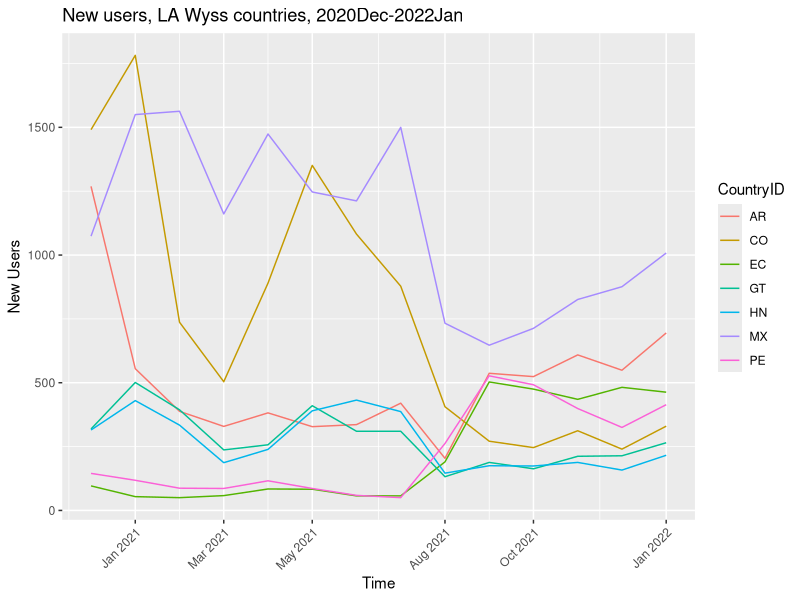
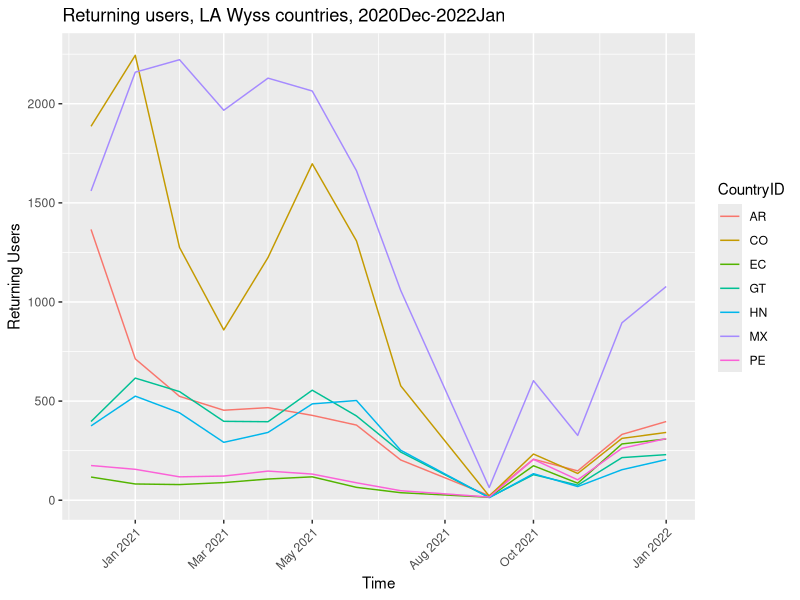
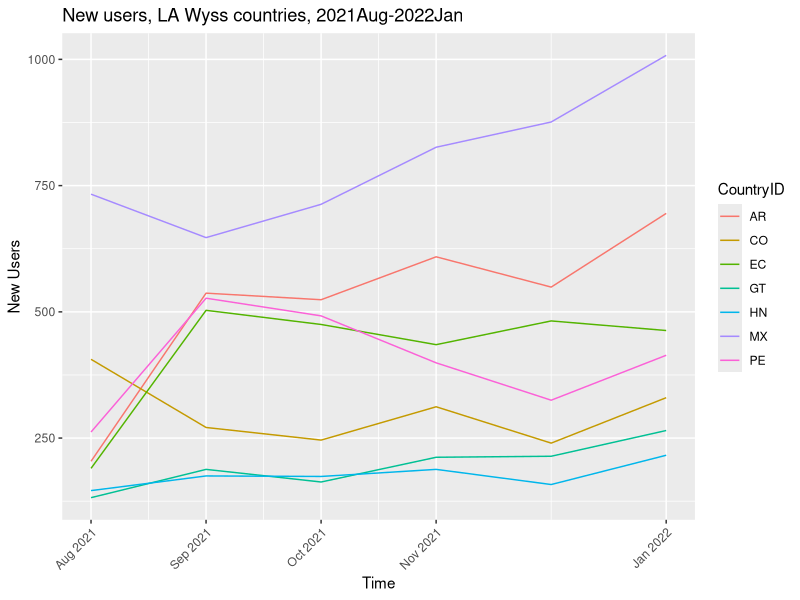
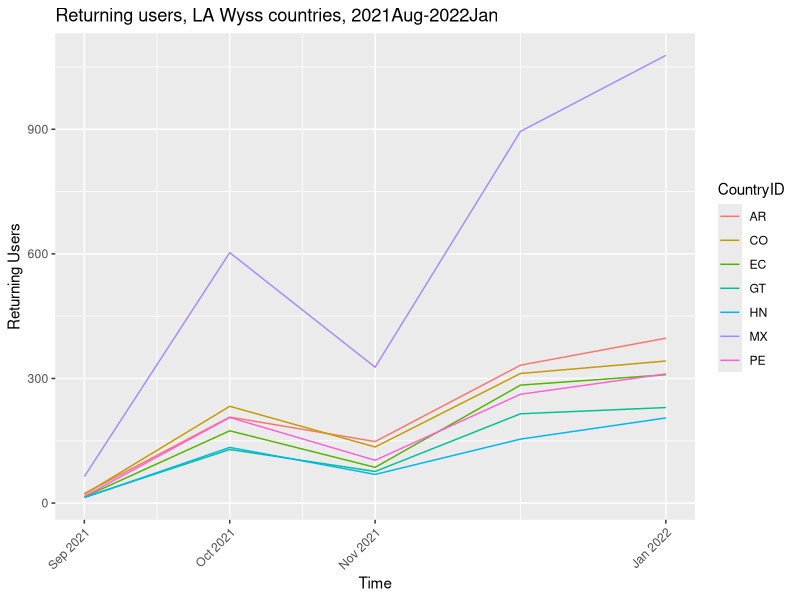

Recreate these plots in R, in order.
## ---- chunk 1
knitr::opts_chunk$set(echo = TRUE)
## ---- chunk 2
install.packages("readr")
install.packages("dplyr")
install.packages("ggplot2")
library(readr)
library(dplyr)
library(ggplot2)
## ---- chunk 3
LAnewusers_Dec20Jan22 <- read.csv("newusers_20201201to20220101.csv",
skip = 1, head = FALSE, sep = ",")
## ---- chunk 4
#columns renamed
colnames(LAnewusers_Dec20Jan22) <- c("Country_ID", "2021_01",
"2020_12", "2021_06", "2021_11", "2021_05", "2021_02", "2021_08",
"2021_12", "2021_07", "2021_10", "2021_09", "2021_04", "2021_03",
"2022_01", "Totals")

#header rows and data entries for non-Wyss LA countries removed
LAnewusers_Dec20Jan22 <- LAnewusers_Dec20Jan22 %>%
filter(Country_ID == "MX" | Country_ID == "AR" | Country_ID == "CO" |
Country_ID == "GT" | Country_ID == "HN" | Country_ID == "PE" |
Country_ID == "EC")

#transposed rows/columns
LAnewusers_Dec20Jan22_2 <- t(LAnewusers_Dec20Jan22[-1])
colnames(LAnewusers_Dec20Jan22_2) <- LAnewusers_Dec20Jan22[, 1]

#making time a recognized column variable
LAnewusers_Dec20Jan22_2 <- cbind(rownames(LAnewusers_Dec20Jan22_2), 
  LAnewusers_Dec20Jan22_2)
rownames(LAnewusers_Dec20Jan22_2) <- NULL

#Totals row removed
LAnewusers_Dec20Jan22_2 <- LAnewusers_Dec20Jan22_2[-c(15), ]

#make it a dataframe
LAnewusers_Dec20Jan22_2 <- as.data.frame(LAnewusers_Dec20Jan22_2)
## ---- chunk 5
install.packages("tidyr")
library(tidyr)
## ---- chunk 6
#pivot to make CountryID a callable variable
LAnewusers_Dec20Jan22_3 <- pivot_longer(LAnewusers_Dec20Jan22_2, cols=2:8, names_to = "Country", values_to = "New_users")

#rename columns
colnames(LAnewusers_Dec20Jan22_3) <- c("Year_Month","CountryID","New_Users")

#make it a dataframe
LAnewusers_Dec20Jan22_3 <- as.data.frame(LAnewusers_Dec20Jan22_3)
## ---- chunk 7
#coerce New_Users to numeric variable rather than character
typeof(LAnewusers_Dec20Jan22_3$New_Users)
LAnewusers_Dec20Jan22_3$New_Users <- as.numeric(LAnewusers_Dec20Jan22_3$New_Users)
typeof(LAnewusers_Dec20Jan22_3$New_Users)

#make Month_Year a date/time object
install.packages("zoo")
library(zoo)
Year_Month <- LAnewusers_Dec20Jan22_3$Year_Month
Year_Month_2 <- as.yearmon(as.character(Year_Month), "%Y_%m")
LAnewusers_Dec20Jan22_3[ , 'Year_Month'] <- Year_Month_2
typeof(LAnewusers_Dec20Jan22_3$Year_Month)
## ---- chunk 8
LAnewusers_Jan22Feb22 <- read.csv("newusers_20220101to202220201.csv",
skip = 1, head = FALSE, sep = ",")

colnames(LAnewusers_Jan22Feb22) <- c("Country_ID", "2022_01",
"2022_02", "Totals")

LAnewusers_Jan22Feb22 <- LAnewusers_Jan22Feb22 %>%
filter(Country_ID == "MX" | Country_ID == "AR" | Country_ID == "CO" |
Country_ID == "GT" | Country_ID == "HN" | Country_ID == "PE" |
Country_ID == "EC")

LAnewusers_Jan22Feb22_2 <- t(LAnewusers_Jan22Feb22[-1])
colnames(LAnewusers_Jan22Feb22_2) <- c("MX", "AR", "EC", "PE", "CO", "GT", "HN")

#making time a recognized column variable
LAnewusers_Jan22Feb22_2 <- cbind(rownames(LAnewusers_Jan22Feb22_2), 
  LAnewusers_Jan22Feb22_2)
rownames(LAnewusers_Jan22Feb22_2) <- NULL

LAnewusers_Jan22Feb22_2 <- LAnewusers_Jan22Feb22_2[-c(3), ]

LAnewusers_Jan22Feb22_2 <- as.data.frame(LAnewusers_Jan22Feb22_2)

LAnewusers_Jan22Feb22_3 <- pivot_longer(LAnewusers_Jan22Feb22_2, cols=2:8, names_to = "Country", values_to = "New_users")

colnames(LAnewusers_Jan22Feb22_3) <- c("Year_Month","CountryID","New_Users")

LAnewusers_Jan22Feb22_3 <- as.data.frame(LAnewusers_Jan22Feb22_3)

LAnewusers_Jan22Feb22_3$New_Users <- as.numeric(LAnewusers_Jan22Feb22_3$New_Users)

Year_MonthJanFeb <- LAnewusers_Jan22Feb22_3$Year_Month
Year_MonthJanFeb_2 <- as.yearmon(as.character(Year_MonthJanFeb), "%Y_%m")
LAnewusers_Jan22Feb22_3[ , 'Year_Month'] <- Year_MonthJanFeb_2
typeof(LAnewusers_Jan22Feb22_3$Year_Month)

LAnewusers_Jan22 <- LAnewusers_Jan22Feb22_3 %>% filter(Year_Month == "Jan 2022")

LAnewusers_Dec20Dec21 <- LAnewusers_Dec20Jan22_3 %>% filter(Year_Month != "Jan 2022")

LAnewusers_Dec20Jan22full <- rbind(LAnewusers_Dec20Dec21, LAnewusers_Jan22)
## ---- chunk 9
#jpeg('LAnewusers_Dec20Jan22full.jpg')
ggplot(data = LAnewusers_Dec20Jan22full, aes(x=Year_Month, y=New_Users)) + 
  geom_line(aes(color=CountryID)) + labs(x = "Time", y = "New Users", 
  title = "New users, LA Wyss countries, 2020Dec-2022Jan") + 
  theme(axis.text.x = element_text(angle = 45, vjust = 1, hjust=1))
## ---- chunk 10
LAreturningusers_Dec20Jan22 <- read.csv("returningusers_20201201to20220101.csv",
skip = 1, head = FALSE, sep = ",")
## ---- chunk 11
#columns renamed
colnames(LAreturningusers_Dec20Jan22) <- c("Country_ID", "2021_01",
"2020_12", "2021_02", "2021_05", "2021_06", "2021_04", "2021_03",
"2021_12", "2021_10", "2021_07", "2021_11", "2021_09", "2022_01", "Totals")

#header rows and data entries for non-Wyss LA countries removed
LAreturningusers_Dec20Jan22 <- LAreturningusers_Dec20Jan22 %>%
filter(Country_ID == "MX" | Country_ID == "AR" | Country_ID == "CO" |
Country_ID == "GT" | Country_ID == "HN" | Country_ID == "PE" |
Country_ID == "EC")

#transposed rows/columns
LAreturningusers_Dec20Jan22_2 <- t(LAreturningusers_Dec20Jan22[-1])
colnames(LAreturningusers_Dec20Jan22_2) <- LAreturningusers_Dec20Jan22[, 1]

#making time a recognized column variable
LAreturningusers_Dec20Jan22_2 <- cbind(rownames(LAreturningusers_Dec20Jan22_2), 
  LAreturningusers_Dec20Jan22_2)
rownames(LAreturningusers_Dec20Jan22_2) <- NULL

#Totals row removed
LAreturningusers_Dec20Jan22_2 <- LAreturningusers_Dec20Jan22_2[-c(14), ]

#make it a dataframe
LAreturningusers_Dec20Jan22_2 <- as.data.frame(LAreturningusers_Dec20Jan22_2)

#pivot to make CountryID a callable variable
LAreturningusers_Dec20Jan22_3 <- pivot_longer(LAreturningusers_Dec20Jan22_2, cols=2:8, names_to = "Country", values_to = "Returning_users")

#rename columns
colnames(LAreturningusers_Dec20Jan22_3) <- c("Year_Month","CountryID","Returning_Users")

#make it a dataframe
LAreturningusers_Dec20Jan22_3 <- as.data.frame(LAreturningusers_Dec20Jan22_3)

#coerce Returning_Users to numeric variable rather than character
LAreturningusers_Dec20Jan22_3$Returning_Users <- as.numeric(LAreturningusers_Dec20Jan22_3$Returning_Users)
typeof(LAreturningusers_Dec20Jan22_3$Returning_Users)

#make Month_Year a date/time object
Year_Month_returning <- LAreturningusers_Dec20Jan22_3$Year_Month
Year_Month_returning_2 <- as.yearmon(as.character(Year_Month_returning), "%Y_%m")
LAreturningusers_Dec20Jan22_3[ , 'Year_Month'] <- Year_Month_returning_2
typeof(LAreturningusers_Dec20Jan22_3$Year_Month)
## ---- chunk 12
LAreturningusers_Jan22Feb22 <- read.csv("returningusers_20220101to20220201.csv",
skip = 1, head = FALSE, sep = ",")

colnames(LAreturningusers_Jan22Feb22) <- c("Country_ID", "2022_01",
"2022_02", "Totals")

LAreturningusers_Jan22Feb22 <- LAreturningusers_Jan22Feb22 %>%
filter(Country_ID == "MX" | Country_ID == "AR" | Country_ID == "CO" |
Country_ID == "GT" | Country_ID == "HN" | Country_ID == "PE" |
Country_ID == "EC")

LAreturningusers_Jan22Feb22_2 <- t(LAreturningusers_Jan22Feb22[-1])
colnames(LAreturningusers_Jan22Feb22_2) <- c("AR", "CO", "EC", "GT", "HN", "MX", "PE")

LAreturningusers_Jan22Feb22_2 <- cbind(rownames(LAreturningusers_Jan22Feb22_2), 
  LAreturningusers_Jan22Feb22_2)
rownames(LAreturningusers_Jan22Feb22_2) <- NULL

LAreturningusers_Jan22Feb22_2 <- LAreturningusers_Jan22Feb22_2[-c(3), ]

LAreturningusers_Jan22Feb22_2 <- as.data.frame(LAreturningusers_Jan22Feb22_2)

LAreturningusers_Jan22Feb22_3 <- pivot_longer(LAreturningusers_Jan22Feb22_2, cols=2:8, names_to = "Country", values_to = "Returning_users")

colnames(LAreturningusers_Jan22Feb22_3) <- c("Year_Month","CountryID","Returning_Users")

LAreturningusers_Jan22Feb22_3 <- as.data.frame(LAreturningusers_Jan22Feb22_3)

LAreturningusers_Jan22Feb22_3$Returning_Users <- as.numeric(LAreturningusers_Jan22Feb22_3$Returning_Users)

Year_MonthJanFebRet <- LAreturningusers_Jan22Feb22_3$Year_Month
Year_MonthJanFebRet_2 <- as.yearmon(as.character(Year_MonthJanFebRet), "%Y_%m")
LAreturningusers_Jan22Feb22_3[ , 'Year_Month'] <- Year_MonthJanFebRet_2
typeof(LAreturningusers_Jan22Feb22_3$Year_Month)

LAreturningusers_Jan22 <- LAreturningusers_Jan22Feb22_3 %>% filter(Year_Month == "Jan 2022")

LAreturningusers_Dec20Dec21 <- LAreturningusers_Dec20Jan22_3 %>% filter(Year_Month != "Jan 2022")

LAreturningusers_Dec20Jan22full <- rbind(LAreturningusers_Dec20Dec21, LAreturningusers_Jan22)

#jpeg('LAreturningusers_Dec20Jan22full.jpg')
ggplot(data = LAreturningusers_Dec20Jan22full, aes(x=Year_Month, y=Returning_Users)) + 
  geom_line(aes(color=CountryID)) + labs(x = "Time", y = "Returning Users", 
  title = "Returning users, LA Wyss countries, 2020Dec-2022Jan") + 
  theme(axis.text.x = element_text(angle = 45, vjust = 1, hjust=1))
## ---- chunk 13
LAnewusers_Dec20Jan22full_MX <- LAnewusers_Dec20Jan22full %>% filter(CountryID == "MX")

newusers_MX_lm <- lm(New_Users~Year_Month, LAnewusers_Dec20Jan22full_MX)

New_dates <- data.frame(Year_Month= c("2022_04", "2022_07"))
New_Year_Month <- New_dates$Year_Month
New_Year_Month_2 <- as.yearmon(as.character(New_Year_Month), "%Y_%m")
New_dates[ , 'Year_Month'] <- New_Year_Month_2
typeof(New_dates$Year_Month)

New_users_prediction_col_MX <- predict(newusers_MX_lm, New_dates)
New_users_prediction_MX <- cbind(New_dates, New_users_prediction_col_MX)
## ---- chunk 14
LAnewusers_Dec20Jan22full_AR <- LAnewusers_Dec20Jan22full %>% filter(CountryID == "AR")

newusers_AR_lm <- lm(New_Users~Year_Month, LAnewusers_Dec20Jan22full_AR)

New_users_prediction_col_AR <- predict(newusers_AR_lm, New_dates)
New_users_prediction_AR <- cbind(New_dates, New_users_prediction_col_AR)
## ---- chunk 15
LAnewusers_Dec20Jan22full_CO <- LAnewusers_Dec20Jan22full %>% filter(CountryID == "CO")

newusers_CO_lm <- lm(New_Users~Year_Month, LAnewusers_Dec20Jan22full_CO)

New_users_prediction_col_CO <- predict(newusers_CO_lm, New_dates)
New_users_prediction_CO <- cbind(New_dates, New_users_prediction_col_CO)
## ---- chunk 16
LAnewusers_Dec20Jan22full_GT <- LAnewusers_Dec20Jan22full %>% filter(CountryID == "GT")

newusers_GT_lm <- lm(New_Users~Year_Month, LAnewusers_Dec20Jan22full_GT)

New_users_prediction_col_GT <- predict(newusers_GT_lm, New_dates)
New_users_prediction_GT <- cbind(New_dates, New_users_prediction_col_GT)
## ---- chunk 17
LAnewusers_Dec20Jan22full_HN <- LAnewusers_Dec20Jan22full %>% filter(CountryID == "HN")

newusers_HN_lm <- lm(New_Users~Year_Month, LAnewusers_Dec20Jan22full_HN)

New_users_prediction_col_HN <- predict(newusers_HN_lm, New_dates)
New_users_prediction_HN <- cbind(New_dates, New_users_prediction_col_HN)
## ---- chunk 18
LAnewusers_Dec20Jan22full_PE <- LAnewusers_Dec20Jan22full %>% filter(CountryID == "PE")

newusers_PE_lm <- lm(New_Users~Year_Month, LAnewusers_Dec20Jan22full_PE)

New_users_prediction_col_PE <- predict(newusers_PE_lm, New_dates)
New_users_prediction_PE <- cbind(New_dates, New_users_prediction_col_PE)
## ---- chunk 19
LAnewusers_Dec20Jan22full_EC <- LAnewusers_Dec20Jan22full %>% filter(CountryID == "EC")

newusers_EC_lm <- lm(New_Users~Year_Month, LAnewusers_Dec20Jan22full_EC)

New_users_prediction_col_EC <- predict(newusers_EC_lm, New_dates)
New_users_prediction_EC <- cbind(New_dates, New_users_prediction_col_EC)
## ---- chunk 20
New_users_prediction <- cbind(New_dates, New_users_prediction_AR$New_users_prediction_col_AR, New_users_prediction_CO$New_users_prediction_col_CO, New_users_prediction_EC$New_users_prediction_col_EC, New_users_prediction_GT$New_users_prediction_col_GT, New_users_prediction_HN$New_users_prediction_col_HN, New_users_prediction_MX$New_users_prediction_col_MX, New_users_prediction_PE$New_users_prediction_col_PE)

colnames(New_users_prediction) <- c("Time", "New users prediction AR", "New users prediction CO", "New users prediction EC", "New users prediction GT", "New users prediction HN", "New users prediction MX", "New users prediction PE")

write.csv(New_users_prediction, "New_users_predictionLA.csv")
## ---- chunk 21
LAreturningusers_Dec20Jan22full_MX <- LAreturningusers_Dec20Jan22full %>% filter(CountryID == "MX")

returningusers_MX_lm <- lm(Returning_Users~Year_Month, LAreturningusers_Dec20Jan22full_MX)

Returning_users_prediction_col_MX <- predict(returningusers_MX_lm, New_dates)
Returning_users_prediction_MX <- cbind(New_dates, Returning_users_prediction_col_MX)
## ---- chunk 22
LAreturningusers_Dec20Jan22full_AR <- LAreturningusers_Dec20Jan22full %>% filter(CountryID == "AR")

returningusers_AR_lm <- lm(Returning_Users~Year_Month, LAreturningusers_Dec20Jan22full_AR)

Returning_users_prediction_col_AR <- predict(returningusers_AR_lm, New_dates)
Returning_users_prediction_AR <- cbind(New_dates, Returning_users_prediction_col_AR)
## ---- chunk 23
LAreturningusers_Dec20Jan22full_CO <- LAreturningusers_Dec20Jan22full %>% filter(CountryID == "CO")

returningusers_CO_lm <- lm(Returning_Users~Year_Month, LAreturningusers_Dec20Jan22full_CO)

Returning_users_prediction_col_CO <- predict(returningusers_CO_lm, New_dates)
Returning_users_prediction_CO <- cbind(New_dates, Returning_users_prediction_col_CO)
## ---- chunk 24
LAreturningusers_Dec20Jan22full_GT <- LAreturningusers_Dec20Jan22full %>% filter(CountryID == "GT")

returningusers_GT_lm <- lm(Returning_Users~Year_Month, LAreturningusers_Dec20Jan22full_GT)

Returning_users_prediction_col_GT <- predict(returningusers_GT_lm, New_dates)
Returning_users_prediction_GT <- cbind(New_dates, Returning_users_prediction_col_GT)
## ---- chunk 25
LAreturningusers_Dec20Jan22full_HN <- LAreturningusers_Dec20Jan22full %>% filter(CountryID == "HN")

returningusers_HN_lm <- lm(Returning_Users~Year_Month, LAreturningusers_Dec20Jan22full_HN)

Returning_users_prediction_col_HN <- predict(returningusers_HN_lm, New_dates)
Returning_users_prediction_HN <- cbind(New_dates, Returning_users_prediction_col_HN)
## ---- chunk 26
LAreturningusers_Dec20Jan22full_PE <- LAreturningusers_Dec20Jan22full %>% filter(CountryID == "PE")

returningusers_PE_lm <- lm(Returning_Users~Year_Month, LAreturningusers_Dec20Jan22full_PE)

Returning_users_prediction_col_PE <- predict(returningusers_PE_lm, New_dates)
Returning_users_prediction_PE <- cbind(New_dates, Returning_users_prediction_col_PE)
## ---- chunk 27
LAreturningusers_Dec20Jan22full_EC <- LAreturningusers_Dec20Jan22full %>% filter(CountryID == "EC")

returningusers_EC_lm <- lm(Returning_Users~Year_Month, LAreturningusers_Dec20Jan22full_EC)

Returning_users_prediction_col_EC <- predict(returningusers_EC_lm, New_dates)
Returning_users_prediction_EC <- cbind(New_dates, Returning_users_prediction_col_EC)
## ---- chunk 28
Returning_users_prediction <- cbind(New_dates, Returning_users_prediction_AR$Returning_users_prediction_col_AR, Returning_users_prediction_CO$Returning_users_prediction_col_CO, Returning_users_prediction_EC$Returning_users_prediction_col_EC, Returning_users_prediction_GT$Returning_users_prediction_col_GT, Returning_users_prediction_HN$Returning_users_prediction_col_HN, Returning_users_prediction_MX$Returning_users_prediction_col_MX, Returning_users_prediction_PE$Returning_users_prediction_col_PE)

colnames(Returning_users_prediction) <- c("Time", "Returning users prediction AR", "Returning users prediction CO", "Returning users prediction EC", "Returning users prediction GT", "Returning users prediction HN", "Returning users prediction MX", "Returning users prediction PE")

write.csv(Returning_users_prediction, "Returning_users_predictionLA.csv")
## ---- chunk 29
LAnewusers_Aug21Jan22 <- LAnewusers_Dec20Jan22full %>% filter(Year_Month == "Aug 2021" | Year_Month == "Sep 2021" | Year_Month == "Oct 2021" | Year_Month == "Nov 2021" | Year_Month == "Dec 2021" | Year_Month == "Jan 2022")

LAreturningusers_Aug21Jan22 <- LAreturningusers_Dec20Jan22full %>% filter(Year_Month == "Aug 2021" | Year_Month == "Sep 2021" | Year_Month == "Oct 2021" | Year_Month == "Nov 2021" | Year_Month == "Dec 2021" | Year_Month == "Jan 2022")

#jpeg('LAnewusers_Aug21Jan22.jpg')
ggplot(data = LAnewusers_Aug21Jan22, aes(x=Year_Month, y=New_Users)) + 
  geom_line(aes(color=CountryID)) + labs(x = "Time", y = "New Users", 
  title = "New users, LA Wyss countries, 2021Aug-2022Jan") + 
  theme(axis.text.x = element_text(angle = 45, vjust = 1, hjust=1))

#jpeg('LAreturningusers_Aug21Jan22.jpg')
ggplot(data = LAreturningusers_Aug21Jan22, aes(x=Year_Month, y=Returning_Users)) + 
  geom_line(aes(color=CountryID)) + labs(x = "Time", y = "Returning Users", 
  title = "Returning users, LA Wyss countries, 2021Aug-2022Jan") + 
  theme(axis.text.x = element_text(angle = 45, vjust = 1, hjust=1))
## ---- chunk 30
LAnewusers_Aug21Jan22_MX <- LAnewusers_Aug21Jan22 %>% filter(CountryID == "MX")
newusersAugJan_MX_lm <- lm(New_Users~Year_Month, LAnewusers_Aug21Jan22_MX)
New_usersAugJan_prediction_col_MX <- predict(newusersAugJan_MX_lm, New_dates)
New_users_predictionAugJan_MX <- cbind(New_dates, New_usersAugJan_prediction_col_MX)
## ---- chunk 31
LAnewusers_Aug21Jan22_AR <- LAnewusers_Aug21Jan22 %>% filter(CountryID == "AR")
newusersAugJan_AR_lm <- lm(New_Users~Year_Month, LAnewusers_Aug21Jan22_AR)
New_usersAugJan_prediction_col_AR <- predict(newusersAugJan_AR_lm, New_dates)
New_users_predictionAugJan_AR <- cbind(New_dates, New_usersAugJan_prediction_col_AR)
## ---- chunk 32
LAnewusers_Aug21Jan22_CO <- LAnewusers_Aug21Jan22 %>% filter(CountryID == "CO")
newusersAugJan_CO_lm <- lm(New_Users~Year_Month, LAnewusers_Aug21Jan22_CO)
New_usersAugJan_prediction_col_CO <- predict(newusersAugJan_CO_lm, New_dates)
New_users_predictionAugJan_CO <- cbind(New_dates, New_usersAugJan_prediction_col_CO)
## ---- chunk 33
LAnewusers_Aug21Jan22_GT <- LAnewusers_Aug21Jan22 %>% filter(CountryID == "GT")
newusersAugJan_GT_lm <- lm(New_Users~Year_Month, LAnewusers_Aug21Jan22_GT)
New_usersAugJan_prediction_col_GT <- predict(newusersAugJan_GT_lm, New_dates)
New_users_predictionAugJan_GT <- cbind(New_dates, New_usersAugJan_prediction_col_GT)
## ---- chunk 34
LAnewusers_Aug21Jan22_HN <- LAnewusers_Aug21Jan22 %>% filter(CountryID == "HN")
newusersAugJan_HN_lm <- lm(New_Users~Year_Month, LAnewusers_Aug21Jan22_HN)
New_usersAugJan_prediction_col_HN <- predict(newusersAugJan_HN_lm, New_dates)
New_users_predictionAugJan_HN <- cbind(New_dates, New_usersAugJan_prediction_col_HN)
## ---- chunk 35
LAnewusers_Aug21Jan22_PE <- LAnewusers_Aug21Jan22 %>% filter(CountryID == "PE")
newusersAugJan_PE_lm <- lm(New_Users~Year_Month, LAnewusers_Aug21Jan22_PE)
New_usersAugJan_prediction_col_PE <- predict(newusersAugJan_PE_lm, New_dates)
New_users_predictionAugJan_PE <- cbind(New_dates, New_usersAugJan_prediction_col_PE)
## ---- chunk 36
LAnewusers_Aug21Jan22_EC <- LAnewusers_Aug21Jan22 %>% filter(CountryID == "EC")
newusersAugJan_EC_lm <- lm(New_Users~Year_Month, LAnewusers_Aug21Jan22_EC)
New_usersAugJan_prediction_col_EC <- predict(newusersAugJan_EC_lm, New_dates)
New_users_predictionAugJan_EC <- cbind(New_dates, New_usersAugJan_prediction_col_EC)
## ---- chunk 37
New_users_predictionAugJan <- cbind(New_dates, New_users_predictionAugJan_AR$New_usersAugJan_prediction_col_AR, New_users_predictionAugJan_CO$New_usersAugJan_prediction_col_CO, New_users_predictionAugJan_EC$New_usersAugJan_prediction_col_EC, New_users_predictionAugJan_GT$New_usersAugJan_prediction_col_GT, New_users_predictionAugJan_HN$New_usersAugJan_prediction_col_HN, New_users_predictionAugJan_MX$New_usersAugJan_prediction_col_MX, New_users_predictionAugJan_PE$New_usersAugJan_prediction_col_PE)
colnames(New_users_predictionAugJan) <- c("Time", "New users prediction AR", "New users prediction CO", "New users prediction EC", "New users prediction GT", "New users prediction HN", "New users prediction MX", "New users prediction PE")
write.csv(New_users_predictionAugJan, "New_users_predictionLAAugJan.csv")
## ---- chunk 38
LAreturningusers_Aug21Jan22_MX <- LAreturningusers_Aug21Jan22 %>% filter(CountryID == "MX")
returningusersAugJan_MX_lm <- lm(Returning_Users~Year_Month, LAreturningusers_Aug21Jan22_MX)
Returning_usersAugJan_prediction_col_MX <- predict(returningusersAugJan_MX_lm, New_dates)
Returning_users_predictionAugJan_MX <- cbind(New_dates, Returning_usersAugJan_prediction_col_MX)
## ---- chunk 39
LAreturningusers_Aug21Jan22_AR <- LAreturningusers_Aug21Jan22 %>% filter(CountryID == "AR")
returningusersAugJan_AR_lm <- lm(Returning_Users~Year_Month, LAreturningusers_Aug21Jan22_AR)
Returning_usersAugJan_prediction_col_AR <- predict(returningusersAugJan_AR_lm, New_dates)
Returning_users_predictionAugJan_AR <- cbind(New_dates, Returning_usersAugJan_prediction_col_AR)
## ---- chunk 40
LAreturningusers_Aug21Jan22_CO <- LAreturningusers_Aug21Jan22 %>% filter(CountryID == "CO")
returningusersAugJan_CO_lm <- lm(Returning_Users~Year_Month, LAreturningusers_Aug21Jan22_CO)
Returning_usersAugJan_prediction_col_CO <- predict(returningusersAugJan_CO_lm, New_dates)
Returning_users_predictionAugJan_CO <- cbind(New_dates, Returning_usersAugJan_prediction_col_CO)
## ---- chunk 41
LAreturningusers_Aug21Jan22_GT <- LAreturningusers_Aug21Jan22 %>% filter(CountryID == "GT")
returningusersAugJan_GT_lm <- lm(Returning_Users~Year_Month, LAreturningusers_Aug21Jan22_GT)
Returning_usersAugJan_prediction_col_GT <- predict(returningusersAugJan_GT_lm, New_dates)
Returning_users_predictionAugJan_GT <- cbind(New_dates, Returning_usersAugJan_prediction_col_GT)
## ---- chunk 42
LAreturningusers_Aug21Jan22_HN <- LAreturningusers_Aug21Jan22 %>% filter(CountryID == "HN")
returningusersAugJan_HN_lm <- lm(Returning_Users~Year_Month, LAreturningusers_Aug21Jan22_HN)
Returning_usersAugJan_prediction_col_HN <- predict(returningusersAugJan_HN_lm, New_dates)
Returning_users_predictionAugJan_HN <- cbind(New_dates, Returning_usersAugJan_prediction_col_HN)
## ---- chunk 43
LAreturningusers_Aug21Jan22_PE <- LAreturningusers_Aug21Jan22 %>% filter(CountryID == "PE")
returningusersAugJan_PE_lm <- lm(Returning_Users~Year_Month, LAreturningusers_Aug21Jan22_PE)
Returning_usersAugJan_prediction_col_PE <- predict(returningusersAugJan_PE_lm, New_dates)
Returning_users_predictionAugJan_PE <- cbind(New_dates, Returning_usersAugJan_prediction_col_PE)
## ---- chunk 44
LAreturningusers_Aug21Jan22_EC <- LAreturningusers_Aug21Jan22 %>% filter(CountryID == "EC")
returningusersAugJan_EC_lm <- lm(Returning_Users~Year_Month, LAreturningusers_Aug21Jan22_EC)
Returning_usersAugJan_prediction_col_EC <- predict(returningusersAugJan_EC_lm, New_dates)
Returning_users_predictionAugJan_EC <- cbind(New_dates, Returning_usersAugJan_prediction_col_EC)
## ---- chunk 45
Returning_users_predictionAugJan <- cbind(New_dates, Returning_users_predictionAugJan_AR$Returning_usersAugJan_prediction_col_AR, Returning_users_predictionAugJan_CO$Returning_usersAugJan_prediction_col_CO, Returning_users_predictionAugJan_EC$Returning_usersAugJan_prediction_col_EC, Returning_users_predictionAugJan_GT$Returning_usersAugJan_prediction_col_GT, Returning_users_predictionAugJan_HN$Returning_usersAugJan_prediction_col_HN, Returning_users_predictionAugJan_MX$Returning_usersAugJan_prediction_col_MX, Returning_users_predictionAugJan_PE$Returning_usersAugJan_prediction_col_PE)
colnames(Returning_users_predictionAugJan) <- c("Time", "Returning users prediction AR", "Returning users prediction CO", "Returning users prediction EC", "Returning users prediction GT", "Returning users prediction HN", "Returning users prediction MX", "Returning users prediction PE")
write.csv(Returning_users_predictionAugJan, "Returning_users_predictionLAAugJan.csv")
